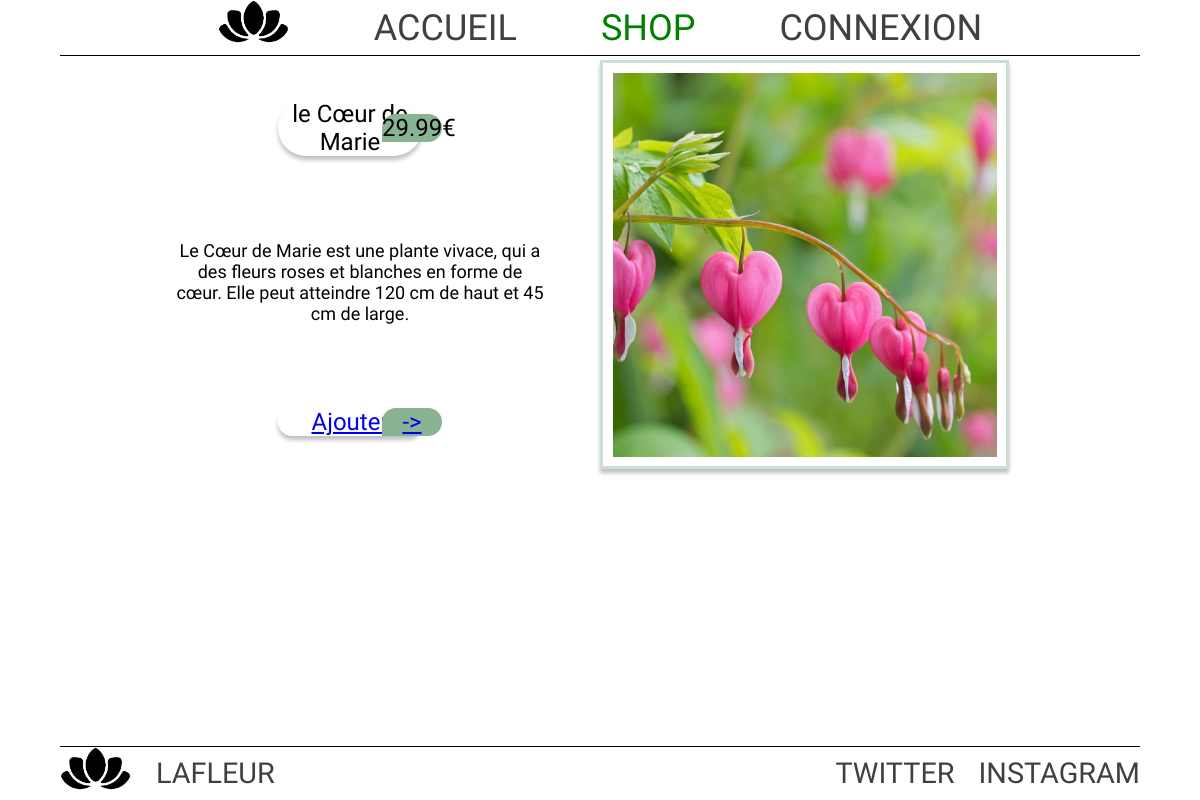
The app's page /detailAnnonce.php?produit=3, older data.
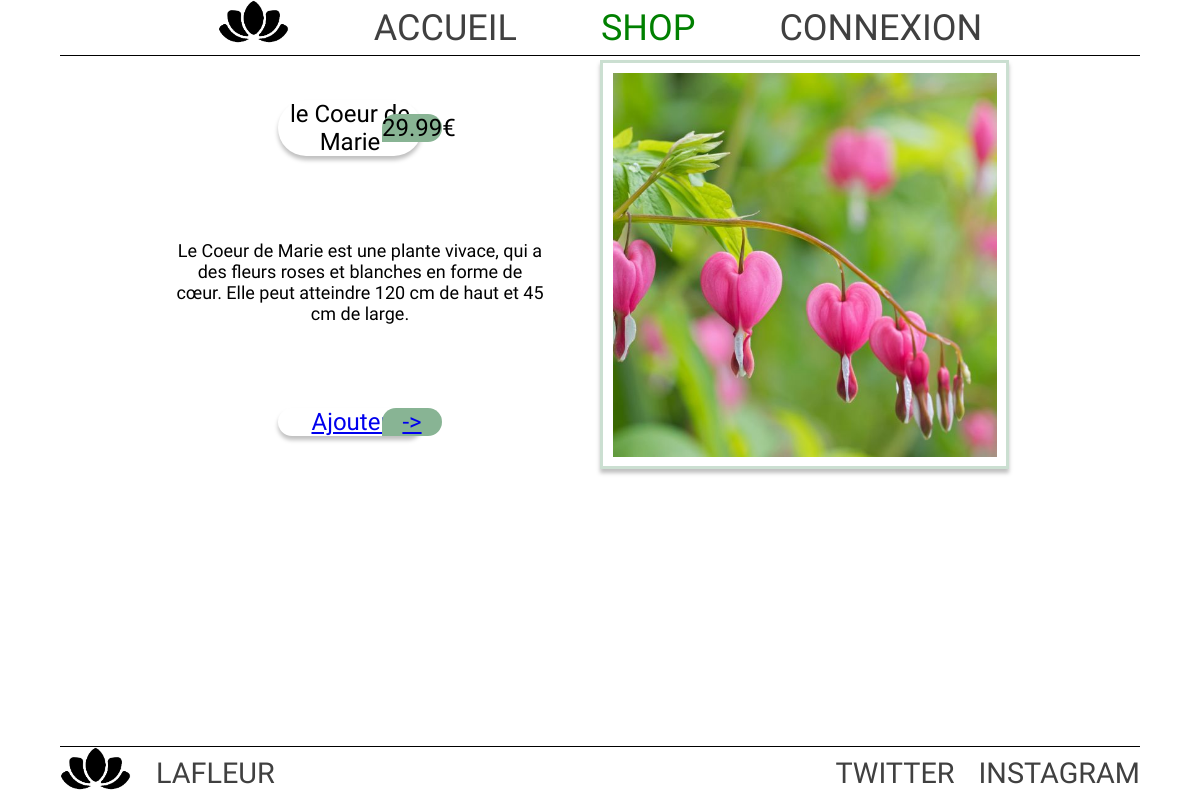
The same page, newer data.
### tables this page shows
CREATE TABLE IF NOT EXISTS `t_produit` (
  `idProduit` int(11) NOT NULL AUTO_INCREMENT,
  `Designation` varchar(100) NOT NULL,
  `prix` float NOT NULL,
  `Stock` int(11) NOT NULL,
  `Description` varchar(255) NOT NULL,
  `Image` varchar(100) NOT NULL,
  `idCategorie` int(11) NOT NULL,
  PRIMARY KEY (`idProduit`),
  KEY `T_PRODUIT_T_CATEGORIE0_FK` (`idCategorie`)
);

### detailAnnonce.php (the view, shortened to what this page needs)
<?php
include 'header.php'?>
    <main>
    <?php
        include 'connection.php';
        $table = $dbh->prepare('SELECT * FROM t_produit WHERE idProduit=:idProduit');
        $table->bindParam(':idProduit', $_REQUEST["produit"]);
        $table->execute();
        $datasProduit = $table->fetch();
    ?>
        <div id="containerDetail">
            <div class="rowPhone row">
                <div class="column leftDetail">
                    <div class="row">
                        <div class="whiteBox">
                            <?php echo utf8_encode($datasProduit['Designation']) ?>
                        </div>
                        <span class="greenBox">
                            <?php echo $datasProduit['prix']."€" ?>
                        </span>
                    </div>
                    <p class="desc"><?php echo utf8_encode($datasProduit['Description']) ?></p>
                    <?php if ($datasProduit['Stock'] == 0){
                        echo '<div class="row">
                            Rupture de stock
                        </div>';
                    } else { ?>
                    <a href="backPanier/panierAdd.php?idProduit=<?php echo $datasProduit['idProduit'] ?>" >
                         <div class="row">
                            <div class="whiteBox">
                                Ajouter
                            </div>
                            <span class="greenBox">
                                ->
                            </span>
                        </div>
                    </a>
                    <?php } ?>
                </div>
                <div class="rightDetail">
                    <img src="./images/<?php echo $datasProduit['Image'] ?>" alt="">
                </div>
              </div>
        </div>
    </main>
    <?php include 'footer.php'?>
</body>
</html>

Row changes from the older to the newer data that the page shows:
changed t_produit: Designation "le Cœur de Marie" → "le Coeur de Marie"; Description "Le Cœur de Marie est une plante vivace, qui a des fleurs roses et blanches en forme de cœur. Elle peut atteindre 120 cm de haut et 45 cm de large." → "Le Coeur de Marie est une plante vivace, qui a des fleurs roses et blanches en forme de cœur. Elle peut atteindre 120 cm de haut et 45 cm de large."
